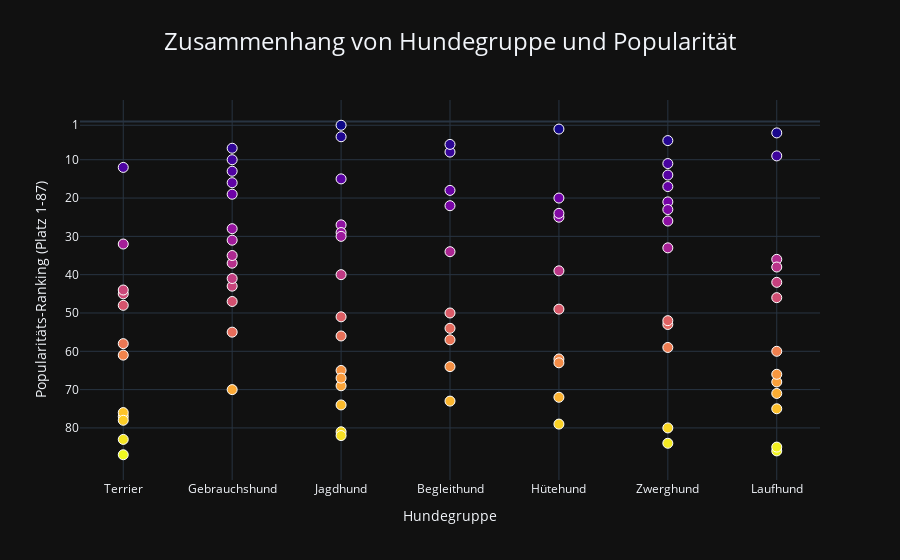

Notebook cell for this chart:
### Markdown cell above
# Hundegruppe vs Popularität

### Code cell
fig = px.scatter(
    data,
    x='type_de',
    y='popularity ranking',
    hover_name='Breed_de',
    labels={"type_de": "Hundegruppe", "popularity ranking": "Popularitäts-Ranking (Platz 1-87)"},
    title='Zusammenhang von Hundegruppe und Popularität',
    color='popularity ranking',
    template="plotly_dark",
)

fig.update_layout(
    title_x=0.5,
    title_xanchor='center',
    title_font_size=24 
    
)

# Weiße Umrandung um die Marker
fig.update_traces(
    marker=dict(
        size = 10,
        line=dict(
            width=1,
            color = 'white'

        )
    )
)


fig.update_yaxes(
    autorange='reversed',
    tickmode='array',
    dtick=10,
    tickvals=[1, 10, 20, 30, 40, 50, 60, 70, 80]
)

fig.update_coloraxes(showscale=False)


fig.show()

#fig.write_html('type_ranking.html')

### Figure 1 — Plotly figure (JSON) as saved in the notebook; plotly's stock layout.template omitted (floating-point values rounded to 4 significant figures)
{"data": [{"hovertemplate": "<b>%{hovertext}</b><br><br>Hundegruppe=%{x}<br>Popularitäts-Ranking (Platz 1-87)=%{marker.color}<extra></extra>", "hovertext": ["Border Terrier", "Cairn Terrier", "Sibirischer Husky", "Walisischer Springer Spaniel", "Englischer Cocker Spaniel", "Cocker Spaniel", "Lhasa Apso", "Englischer Springer Spaniel", "Shetland Sheepdog", "West Highland White Terrier", "Epagneul Breton", "Deutsch Kurzhaar", "Pointer", "Tibetspaniel", "Labrador Retriever", "Bichon Frisé", "Irischer Setter", "Samojede", "Shih Tzu", "Golden Retriever", "Chesapeake Bay Retriever", "Papillon", "Gordon Setter", "Englischer Setter", "Mops", "Affenpinscher", "Zwergschnauzer", "Beagle", "Border Collie", "Australischer Terrier", "Whippet", "Boston Terrier", "Briard", "Bedlington Terrier", "Cavalier King Charles Spaniel", "Dalmatiner", "Flat-Coated Retriever", "Belgischer Schäferhund (Tervueren)", "Basset Hound", "Pudel", "Staffordshire Bullterrier", "Flandrischer Treibhund", "Pembroke Welsh Corgi", "Clumber Spaniel", "Zwergspitz (Pomeranian)", "Australian Shepherd", "Pharaonenhund", "Dandie Dinmont Terrier", "Greyhound", "Saluki", "Australischer Treibhund", "Tibet Terrier", "Norfolk Terrier", "Dackel (Teckel)", "Chihuahua", "Dobermann", "Englischer Toy Spaniel", "Neufundländer", "Basenji", "Afghanischer Windhund", "Bobtail", "Französische Bulldogge", "Berner Sennenhund", "Boxer", "Brüsseler Griffon", "Malteser", "Riesenschnauzer", "Rottweiler", "Yorkshire Terrier", "Irischer Wolfshund", "Scottish Terrier", "Bullmastiff", "Deutscher Schäferhund", "Mastiff", "Deutsche Dogge", "Kerry Blue Terrier", "Italienisches Windspiel", "Pekinese", "Rhodesian Ridgeback", "Bullterrier", "Bernhardiner", "Russischer Windhund (Borzoi)", "Alaskan Malamute", "Bluthund", "Chow-Chow", "Akita", "Englische Bulldogge"], "legendgroup": "", "marker": {"color": [61, 48, 16, 81, 51, 27, 50, 29, 20, 32, 30, 15, 74, 73, 1, 34, 56, 55, 11, 4, 40, 33, 69, 65, 26, 84, 12, 3, 39, 77, 46, 22, 79, 83, 21, 57, 67, 72, 36, 8, 58, 62, 25, 82, 17, 24, 86, 87, 85, 75, 49, 64, 76, 9, 14, 13, 80, 37, 68, 66, 63, 18, 31, 7, 59, 23, 70, 10, 5, 60, 45, 35, 2, 28, 19, 78, 53, 52, 38, 44, 43, 71, 47, 42, 54, 41, 6], "coloraxis": "coloraxis", "line": {"color": "white", "width": 1}, "size": 10, "symbol": "circle"}, "mode": "markers", "name": "", "orientation": "v", "showlegend": false, "type": "scatter", "x": ["Terrier", "Terrier", "Gebrauchshund", "Jagdhund", "Jagdhund", "Jagdhund", "Begleithund", "Jagdhund", "Hütehund", "Terrier", "Jagdhund", "Jagdhund", "Jagdhund", "Begleithund", "Jagdhund", "Begleithund", "Jagdhund", "Gebrauchshund", "Zwerghund", "Jagdhund", "Jagdhund", "Zwerghund", "Jagdhund", "Jagdhund", "Zwerghund", "Zwerghund", "Terrier", "Laufhund", "Hütehund", "Terrier", "Laufhund", "Begleithund", "Hütehund", "Terrier", "Zwerghund", "Begleithund", "Jagdhund", "Hütehund", "Laufhund", "Begleithund", "Terrier", "Hütehund", "Hütehund", "Jagdhund", "Zwerghund", "Hütehund", "Laufhund", "Terrier", "Laufhund", "Laufhund", "Hütehund", "Begleithund", "Terrier", "Laufhund", "Zwerghund", "Gebrauchshund", "Zwerghund", "Gebrauchshund", "Laufhund", "Laufhund", "Hütehund", "Begleithund", "Gebrauchshund", "Gebrauchshund", "Zwerghund", "Zwerghund", "Gebrauchshund", "Gebrauchshund", "Zwerghund", "Laufhund", "Terrier", "Gebrauchshund", "Hütehund", "Gebrauchshund", "Gebrauchshund", "Terrier", "Zwerghund", "Zwerghund", "Laufhund", "Terrier", "Gebrauchshund", "Laufhund", "Gebrauchshund", "Laufhund", "Begleithund", "Gebrauchshund", "Begleithund"], "xaxis": "x", "y": [61, 48, 16, 81, 51, 27, 50, 29, 20, 32, 30, 15, 74, 73, 1, 34, 56, 55, 11, 4, 40, 33, 69, 65, 26, 84, 12, 3, 39, 77, 46, 22, 79, 83, 21, 57, 67, 72, 36, 8, 58, 62, 25, 82, 17, 24, 86, 87, 85, 75, 49, 64, 76, 9, 14, 13, 80, 37, 68, 66, 63, 18, 31, 7, 59, 23, 70, 10, 5, 60, 45, 35, 2, 28, 19, 78, 53, 52, 38, 44, 43, 71, 47, 42, 54, 41, 6], "yaxis": "y"}], "layout": {"coloraxis": {"colorbar": {"title": {"text": "Popularitäts-Ranking (Platz 1-87)"}}, "colorscale": [[0, "#0d0887"], [0.1111, "#46039f"], [0.2222, "#7201a8"], [0.3333, "#9c179e"], [0.4444, "#bd3786"], [0.5556, "#d8576b"], [0.6667, "#ed7953"], [0.7778, "#fb9f3a"], [0.8889, "#fdca26"], [1, "#f0f921"]], "showscale": false}, "legend": {"tracegroupgap": 0}, "title": {"font": {"size": 24}, "text": "Zusammenhang von Hundegruppe und Popularität", "x": 0.5, "xanchor": "center"}, "xaxis": {"anchor": "y", "domain": [0, 1], "title": {"text": "Hundegruppe"}}, "yaxis": {"anchor": "x", "autorange": "reversed", "domain": [0, 1], "dtick": 10, "tickmode": "array", "tickvals": [1, 10, 20, 30, 40, 50, 60, 70, 80], "title": {"text": "Popularitäts-Ranking (Platz 1-87)"}}}}
